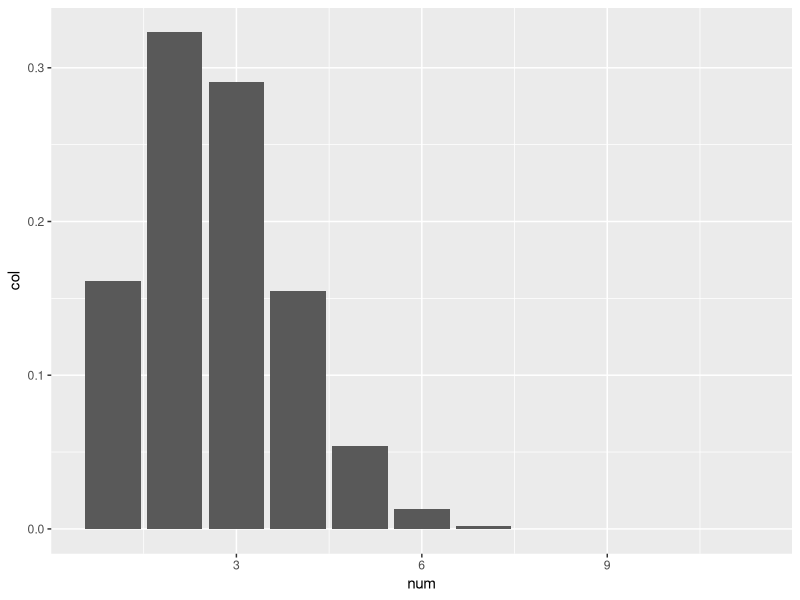
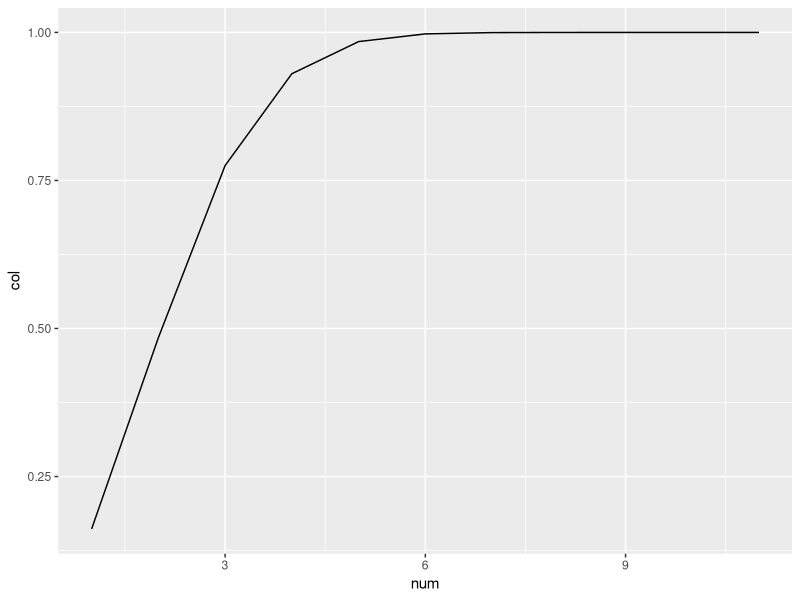
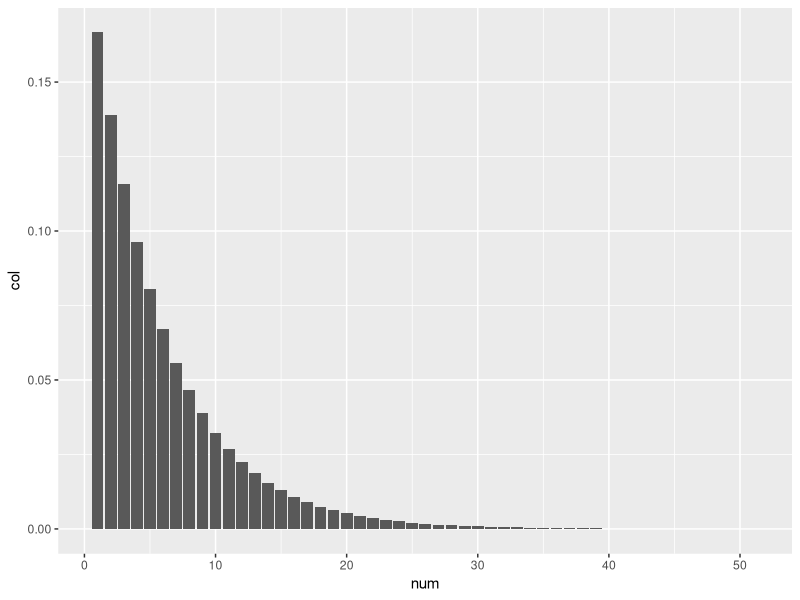
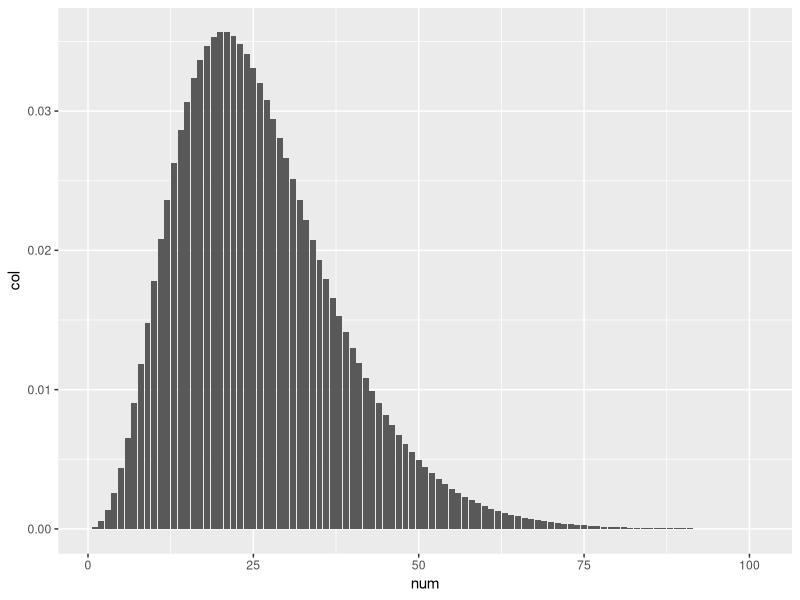

Reproduce these figures in R, in order.
# Binomial distribution

# taken from stats package
library(tidyverse)

# x = vector of quantiles (some event happening); in the case below, an event occuring 0 times, 1 times ... up to 10 times;
# size = number of trials (0 or more)
# prob = probability of success on each trial

?dbinom
# density dbinom -- the density distribution of an event occurring (likelihood x event occurs)

bin <-dbinom(c(0:10), size = 10, prob = 1/6) %>% tibble() %>% rename(., col = .)
bin <- bin %>% mutate(num = row_number())

ggplot() +
  geom_col(bin, mapping = aes(x = num, y = col))

# to find probability of rolling a die (let's say a 6) some number of times,
# filter for the column meeting some specification
# in this case, our column is called num, so let's say we want num > 4;
  # remember that one of our numbers is a 0, so will either want 
  # filter(num >= 5) or filter(num > 4), which both do same filter

bin %>% filter(num >= 5) %>% summarize(sum = sum(col))

# cumulative pbinom (sums to 1) -- the probability for some event occurring
quant <- pbinom(c(0:10), size = 10, prob = 1/6) %>% tibble() %>% rename(., col = .)
quant <- quant %>% mutate(num = row_number())

ggplot() +
  geom_line(quant, mapping = aes(x = num, y = col))


### 

# Geometric distribution - dgeom(vector of quantiles, probability of success)
  # Probability some event occurs at, before,
  # or after some number of rolls

geom <- dgeom(c(0:50), prob = 1/6) %>% tibble() %>% rename(., col = .)
geom <- geom %>% mutate(num = row_number())

ggplot(geom) +
  geom_col(aes(x = num, y = col))

# to find probability until some event occurs, filter num for some range
# ex: want to find sum probability a die rolls a 6 after 7 rolls

geom %>% filter(num >= 7) %>% summarize(sum = sum(col))

### 

# Negative binomial distribution -dnbinom()
  # Used to calculate number of trials required to observe
  # an event a specific number of times

# Ex: how many times to roll a 6 five times; 
  # size = 5 refers to number of times for event to occur
  # x refers to number of trials

dbinom <- dnbinom(x = c(0:100), size = 5, p = 1/6) %>% tibble() %>% rename(., col = .)
dbinom <- dbinom %>% mutate(num = row_number())

ggplot(dbinom) +
  geom_col(aes(x = num, y = col))

max(dbinom$col)
dbinom %>% filter(col > .0356441)

### --- ????

# Hypergeometric distribution - dhyper()
  # Used to calculate prob of x events over n trials,
  # but assumes probability changes b/c drawing
  # occurs from small population w/o replacement

# https://stat.ethz.ch/R-manual/R-devel/library/stats/html/Hypergeometric.html




